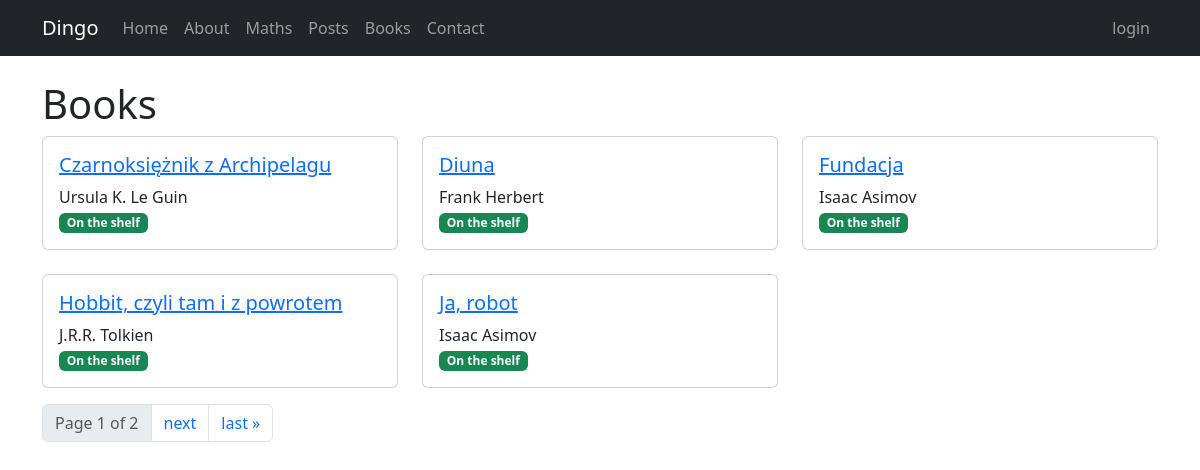
The page /books/ on the database its author committed.
### books/models.py (models this page shows, shortened)
class Book(models.Model):
    title = models.CharField(max_length=200)
    author = models.ForeignKey(Author, on_delete=models.CASCADE, related_name="books")
    description = models.TextField(null=True, blank=True)
    pages = models.PositiveIntegerField(null=True, blank=True)
    cover = models.ImageField(upload_to="covers/%Y/%m/%d", null=True, blank=True)
    tags = models.ManyToManyField(Tag, related_name="books", blank=True)
    class Meta:
        ordering = ["title"]
    def is_on_shelf(self):
        return not self.borrows.filter(is_returned=False).exists()

class Author(models.Model):
    name = models.CharField(max_length=200)
    class Meta:
        ordering = ["name"]
    def __str__(self):
        return self.name

### books/views.py (the view)
# urls.py: path("", books_list, name="books_list"),
def books_list(request):
    paginator = Paginator(Book.objects.all(), 5)
    page_number = request.GET.get("page")
    books = paginator.get_page(page_number)
    return render(request, "books/books_list.html", {"books": books})

### books/templates/books/books_list.html (shortened to what this page needs)
{% extends "base.html" %}
{% block content %}
    <h1>Books</h1>
    <div class="row row-cols-1 row-cols-md-3 g-4 mb-3">
        {% for book in books %}
            <div class="col">
                <div class="card h-100">
                    <div class="card-body">
                        <h5 class="card-title">
                            <a href="{% url 'books:book_details' pk=book.pk %}">{{ book.title }}</a>
                        </h5>
                        <p class="card-text">
                            {{ book.author }}<br>
                            {% if book.is_on_shelf %}
                                <span class="badge bg-success">On the shelf</span>
                            {% else %}
                                <span class="badge bg-secondary">Borrowed</span>
                            {% endif %}
                        </p>
                    </div>
                </div>
            </div>
        {% empty %}
            <p>No books yet.</p>
        {% endfor %}
    </div>
    {% if books.has_other_pages %}
        <nav>
            <ul class="pagination">
                <li class="page-item disabled"><span class="page-link">Page {{ books.number }} of {{ books.paginator.num_pages }}</span></li>
                {% if books.has_next %}
                    <li class="page-item"><a class="page-link" href="?page={{ books.next_page_number }}">next</a></li>
                    <li class="page-item"><a class="page-link" href="?page={{ books.paginator.num_pages }}">last &raquo;</a></li>
                {% endif %}
            </ul>
        </nav>
    {% endif %}
{% endblock %}

### templates/base.html (shortened to what this page needs)
{% load django_bootstrap5 %}
<!DOCTYPE html>
<html lang="en">
<head>
    {% bootstrap_css %}
</head>
<body>
<nav class="navbar navbar-expand-lg navbar-dark bg-dark mb-4">
    <div class="container">
        <a class="navbar-brand" href="{% url 'welcome' %}">Dingo</a>
        <div class="collapse navbar-collapse">
            <ul class="navbar-nav">
                <li class="nav-item">
                    <a class="nav-link" href="{% url 'welcome' %}">Home</a>
                </li>
                <li class="nav-item">
                    <a class="nav-link" href="{% url 'about' %}">About</a>
                </li>
                <li class="nav-item">
                    <a class="nav-link" href="{% url 'maths:histories' %}">Maths</a>
                </li>
                <li class="nav-item">
                    <a class="nav-link" href="{% url 'posts:posts_list' %}">Posts</a>
                </li>
                <li class="nav-item">
                    <a class="nav-link" href="{% url 'books:books_list' %}">Books</a>
                </li>
                <li class="nav-item">
                    <a class="nav-link" href="{% url 'contact' %}">Contact</a>
                </li>
            </ul>
            <ul class="navbar-nav ms-auto">
                {% if user.is_authenticated %}
                    <li class="nav-item">
                        <span class="nav-link">{{ user.username }} | <a href="{% url 'logout' %}">logout</a></span>
                    </li>
                {% else %}
                    <li class="nav-item">
                        <a class="nav-link" href="{% url 'login' %}">login</a>
                    </li>
                {% endif %}
            </ul>
        </div>
    </div>
</nav>
<div class="container">
    {% block content %}{% endblock %}
</div>
</body>
</html>

### rows shown on the page
Book: title "Czarnoksiężnik z Archipelagu", author "Ursula K. Le Guin", shows "On the shelf"
Book: title "Diuna", author "Frank Herbert", shows "On the shelf"
Book: title "Fundacja", author "Isaac Asimov", shows "On the shelf"
Book: title "Hobbit, czyli tam i z powrotem", author "J.R.R. Tolkien", shows "On the shelf"
Book: title "Ja, robot", author "Isaac Asimov", shows "On the shelf"

### other values the page prints
{{ books.number }} "1"
{{ books.paginator.num_pages }} "2"
